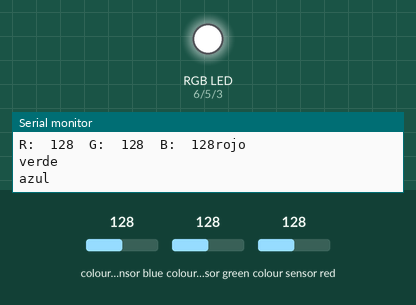
Recording of a program running on a simulated Arduino Mega 2560, built with avr-gcc and run on an emulated ATmega2560. On the bench: an RGB LED mixed from three pins (HIGH = lit), the last lines printed to the serial monitor. The test bench sets the inputs (shaded band); at power-on: colour sensor red 128, colour sensor green 128, colour sensor blue 128. Dim RGB values are drawn brighter than linear.

Above: at 1.2 s.
1.3 s: colour sensor red set to 123
2.8 s: colour sensor red set to 116
At 3.2 s:
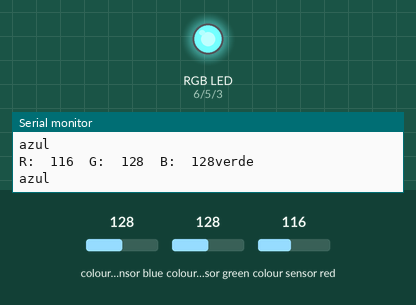
4.3 s: colour sensor green set to 123
5.8 s: colour sensor green set to 118
At 6.7 s:
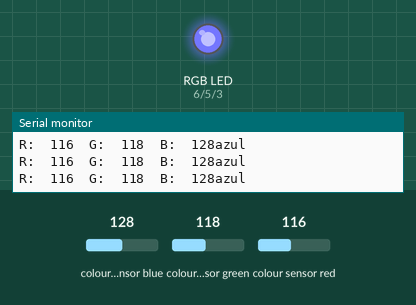
7.3 s: colour sensor blue set to 117
At 8.1 s:
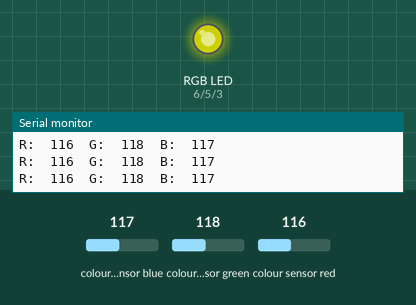
8.8 s: colour sensor green set to 5
At 10.0 s:
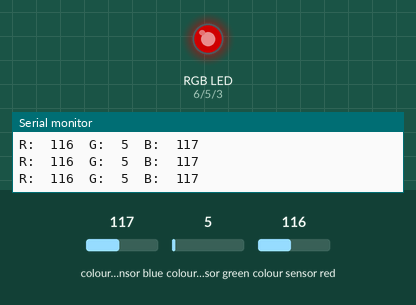
Timing chart, 0 to 11.3 s (numbered marks = the images above; inputs shaded):
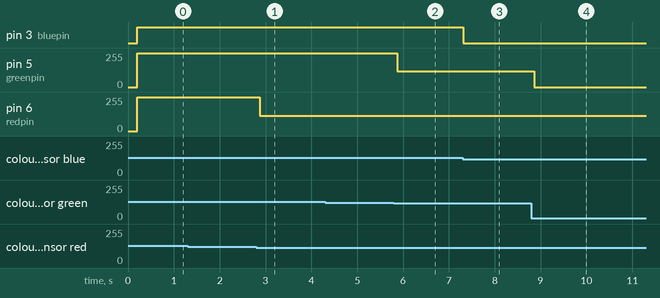

Measured:
- the behaviour switches between 121 and 120 on colour sensor red (found by bisection; images 0 and 1)
- the behaviour switches between 121 and 120 on colour sensor green (found by bisection; images 1 and 2)
- the behaviour switches between 121 and 120 on colour sensor blue (found by bisection; images 2 and 3)
- after the input at 2.8 s, pin 6 (redpin): 255/255 → 116/255 after 0.07 s
- after the input at 5.8 s, pin 5 (greenpin): 255/255 → 118/255 after 0.07 s
- after the input at 7.3 s, pin 3 (bluepin): HIGH → LOW at once
- after the input at 8.8 s, pin 5 (greenpin): 118/255 → 0/255 after 0.07 s

The program:

main.cpp
```cpp
/**
 * sensor de color tcs34725 mira el color predominante de una tv, y lo copia en un led rgb.
 */
#include <Arduino.h>
#include <Wire.h>

#include "Adafruit_TCS34725.h"

// pines pwm para un arduino mega (led rgb).
#define redpin 6
#define greenpin 5
#define bluepin 3

// set to false if using a common cathode LED
#define commonAnode false

// our RGB -> eye-recognized gamma color
byte gammatable[256];

Adafruit_TCS34725 tcs = Adafruit_TCS34725(TCS34725_INTEGRATIONTIME_50MS, TCS34725_GAIN_4X);

void setup() {
    Serial.begin(9600);
    //Serial.println("Color View Test!");

    if (tcs.begin()) {
        //Serial.println("Found sensor");
    } else {
        Serial.println("No TCS34725 found ... check your connections");
        while (1)
            ;  // halt!
    }

    // use these three pins to drive an LED
#if defined(ARDUINO_ARCH_ESP32)
    ledcAttachPin(redpin, 1);
    ledcSetup(1, 12000, 8);
    ledcAttachPin(greenpin, 2);
    ledcSetup(2, 12000, 8);
    ledcAttachPin(bluepin, 3);
    ledcSetup(3, 12000, 8);
#else
    pinMode(redpin, OUTPUT);
    pinMode(greenpin, OUTPUT);
    pinMode(bluepin, OUTPUT);
#endif

    // thanks PhilB for this gamma table!
    // it helps convert RGB colors to what humans see
    for (int i = 0; i < 256; i++) {
        float x = i;
        x /= 255;
        x = pow(x, 2.5);
        x *= 255;

        if (commonAnode) {
            gammatable[i] = 255 - x;
        } else {
            gammatable[i] = x;
        }
        //Serial.println(gammatable[i]);
    }
}

// The commented out code in loop is example of getRawData with clear value.
// Processing example colorview.pde can work with this kind of data too, but It requires manual conversion to
// [0-255] RGB value. You can still uncomments parts of colorview.pde and play with clear value.
void loop() {
    float red, green, blue;

    tcs.setInterrupt(false);  // turn on LED

    delay(60);  // takes 50ms to read

    tcs.getRGB(&red, &green, &blue);

    tcs.setInterrupt(true);  // turn off LED

    Serial.print("R:\t");
    Serial.print(int(red));
    Serial.print("\tG:\t");
    Serial.print(int(green));
    Serial.print("\tB:\t");
    Serial.print(int(blue));

    byte rojo = 0;
    byte verde = 0;
    byte azul = 0;
    if (int(red) > 120) {
        rojo = 255;
            Serial.println("rojo");
    } else if (int(red) < 60) {
        rojo = 0;
    }else {
        rojo = int(red);
    }

    if (int(green) > 120) {
        verde = 255;
         Serial.println("verde");
    } else if (int(green) < 60) {
        green = 0;
    } else {
        verde = int(green);
    }

    if (int(blue) > 120) {
        azul = 255;
         Serial.println("azul");
    }  else if (int(blue) < 60) {
        blue = 0;
    }else {
        azul = 0; int(blue);
    }

    Serial.print("\n");

#if defined(ARDUINO_ARCH_ESP32)
    ledcWrite(1, gammatable[(int)red]);
    ledcWrite(2, gammatable[(int)green]);
    ledcWrite(3, gammatable[(int)blue]);
#else
    // analogWrite(redpin, gammatable[(int)red]);
    // analogWrite(greenpin, gammatable[(int)green]);
    // analogWrite(bluepin, gammatable[(int)blue]);

    analogWrite(redpin, rojo);
    analogWrite(greenpin, verde);
    analogWrite(bluepin, azul);

#endif
}
```
